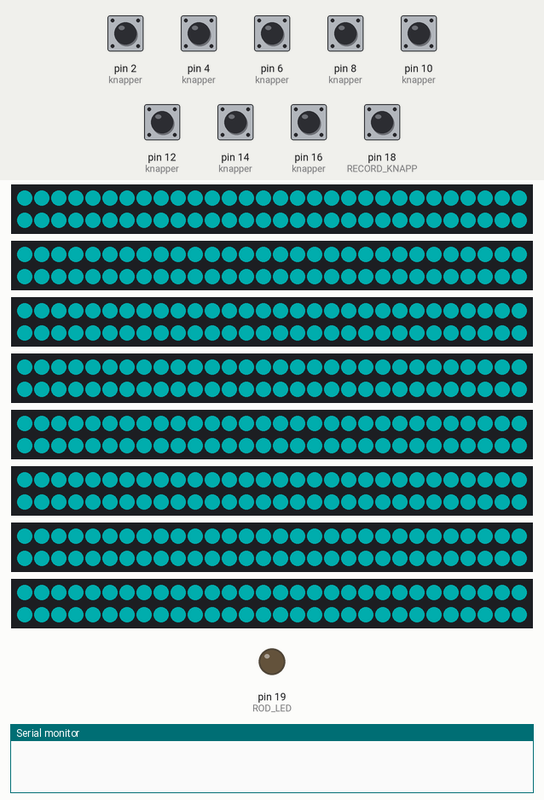
Simulated run of this sketch. Board: Arduino Uno, built with avr-gcc and run on an emulated ATmega328P. Parts: 8 × 60 RGB LEDs in strip order, left to right, continuing on the next row, output pins drawn as LEDs (lit = HIGH), the last lines printed to the serial monitor. Inputs (shaded band) come from the test bench; at power-on: pin 2 (knapper), pin 4 (knapper), pin 6 (knapper), pin 8 (knapper), pin 10 (knapper), pin 12 (knapper), pin 14 (knapper), pin 16 (knapper), pin 18 (RECORD_KNAPP) HIGH. Dim RGB values are drawn brighter than linear.

Above: at 2.4 s.
2.5 s: pin 2 (knapper) pulled LOW for 0.15 s
At 2.58 s:
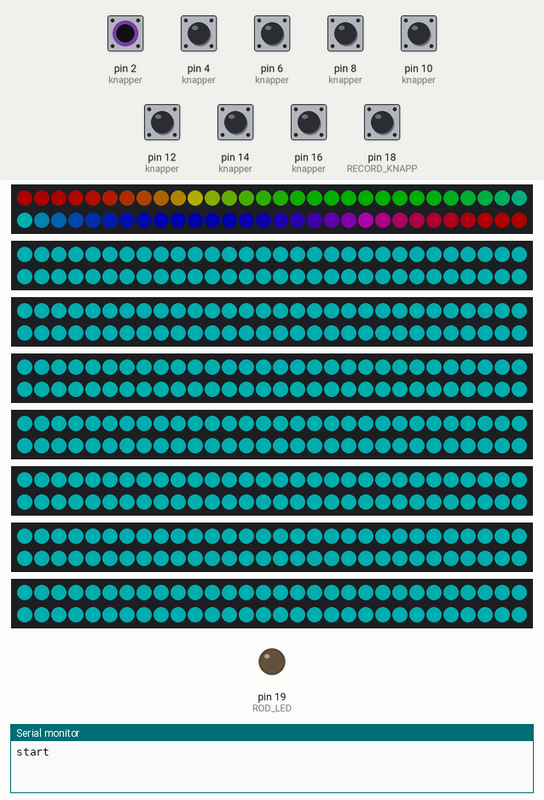
At 3.43 s:
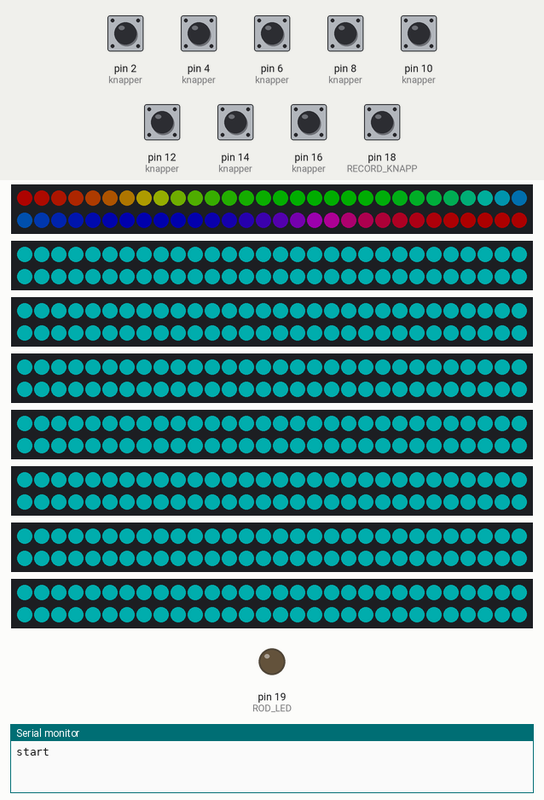

Measured:
- after the input at 2.5 s, the LEDs: change after 0.07 s (image 1)

The sketch:

hemmelianer.ino
```cpp
#include <Adafruit_NeoPixel.h>
#ifdef __AVR__
#include <avr/power.h> // Required for 16 MHz Adafruit Trinket
#endif

//brytere til lianer og tilhørende lianer (LED-strips)
#define KNAPP_1 2
#define LED_1   3
#define KNAPP_2 4
#define LED_2   5
#define KNAPP_3 6
#define LED_3   7
#define KNAPP_4 8
#define LED_4   9
#define KNAPP_5 10
#define LED_5   11
#define KNAPP_6 12
#define LED_6   13
#define KNAPP_7 14
#define LED_7   15
#define KNAPP_8 16
#define LED_8   17

//opptaksknapp
#define RECORD_KNAPP 18

//Enkeltstående led som lyser ved siden av opptaksknapp
#define ROD_LED 19

#define LED_ANTALL 60

//Samler knapper i en liste for å spare plass lenger ned i koden:
char knapper[] = {KNAPP_1, KNAPP_2, KNAPP_3, KNAPP_4, KNAPP_5, KNAPP_6, KNAPP_7, KNAPP_8};

//Gjør klar stripene:
Adafruit_NeoPixel strip_1(LED_ANTALL, LED_1, NEO_GRB + NEO_KHZ800);
Adafruit_NeoPixel strip_2(LED_ANTALL, LED_2, NEO_GRB + NEO_KHZ800);
Adafruit_NeoPixel strip_3(LED_ANTALL, LED_3, NEO_GRB + NEO_KHZ800);
Adafruit_NeoPixel strip_4(LED_ANTALL, LED_4, NEO_GRB + NEO_KHZ800);
Adafruit_NeoPixel strip_5(LED_ANTALL, LED_5, NEO_GRB + NEO_KHZ800);
Adafruit_NeoPixel strip_6(LED_ANTALL, LED_6, NEO_GRB + NEO_KHZ800);
Adafruit_NeoPixel strip_7(LED_ANTALL, LED_7, NEO_GRB + NEO_KHZ800);
Adafruit_NeoPixel strip_8(LED_ANTALL, LED_8, NEO_GRB + NEO_KHZ800);

//Samler stripene i en liste for å gjøre det lettere å loope gjennom dem:
Adafruit_NeoPixel strips[] = {strip_1, strip_2, strip_3, strip_4, strip_5, strip_6, strip_7, strip_8};

void setup() {
  Serial.begin(9600);

  //Gjør klar stripene:
  for(int i = 0; i < 8; i++) {
    strips[i].begin();           // Initierer NeoPixel strip
    strips[i].setBrightness(50); // Setter lysstyrke til ca 1/5 (max = 255)
    }

  //Setter alle brytere til lianer til INPUT_PULLUP
  for(int i = 0; i < 8; i++) {
    pinMode(knapper[i], INPUT_PULLUP);
    }

  //Setter record-knappen til INPUT_PULLUP
  pinMode(RECORD_KNAPP, INPUT_PULLUP);

  //Setter den rode ledden til opptakeren til OUTPUT
  pinMode(ROD_LED, OUTPUT);

  //Setter alle til å lyse enfarget: (funksjonen er definert lenger ned)
  en_farge();

}

void loop() {
  //Løkke for å sjekke alle mikrobrytere til lianene:
  for(int i = 0; i < 8; i++) {
    //sjekker om bryteren trykkes ned: (omvendt logikk med ! pga. INPUT_PULLUP)
    if(!digitalRead(knapper[i])) {
      Serial.print("start"); //sender beskjed til Raspberry Pi om å spille lyd

      rainbow(0.3, i); //regnbueeffekt (funksjonen definert lenger ned)

      //Setter lianen til å lyse ensfarget igjen etter regnbuen er ferdig:
      for(int j = 0; j < LED_ANTALL; j++) {
        strips[i].setPixelColor(j, 0, 255, 255);
        strips[i].show();
        }
    }
  }

  //Sjekker om record-knappen trykkes ned:
  if(!digitalRead(RECORD_KNAPP)) {
    Serial.print("record"); //sender beskjed til Raspberry Pi om å ta opp lydklipp

    delay(500); //litt delay for å samkjøre med delay på Raspberry Pi (for at folk ikke skal begynne å snakke for fort)
    digitalWrite(ROD_LED, HIGH); //Lys skrus på

    delay(10000); //delay for at ikke det skal skje andre ting mens vi tar opp lydklipp

    digitalWrite(ROD_LED, LOW); //Lys skrus av
    }
}

//Funksjon for å kjøre regnbuelys i lianene. i er lianenummer og wait er hastighet på effekten
void rainbow(float wait, int i) {
  for(long firstPixelHue = 0; firstPixelHue < 5*65536; firstPixelHue += 256) {
    for(int j=0; j < strips[i].numPixels(); j++) {
      int pixelHue = firstPixelHue + (j * 65536L / strips[i].numPixels());
      strips[i].setPixelColor(j, strips[i].gamma32(strips[i].ColorHSV(pixelHue)));
    }
    strips[i].show();
    delay(wait);  // Pauser en kort stund
  }
}

//Funksjon som setter alle stripene til å lyse én farge:
void en_farge() {
  //en for-løkke for å gå gjennom alle ledsene:
  for(int i = 0; i < 8; i++) {
    //en til for-løkke for å gå gjennom alle pikslene:
    for(int j = 0; j < LED_ANTALL; j++) {
      strips[i].setPixelColor(j, 0, 255, 255);
      strips[i].show();
      }
    }
  }
```
